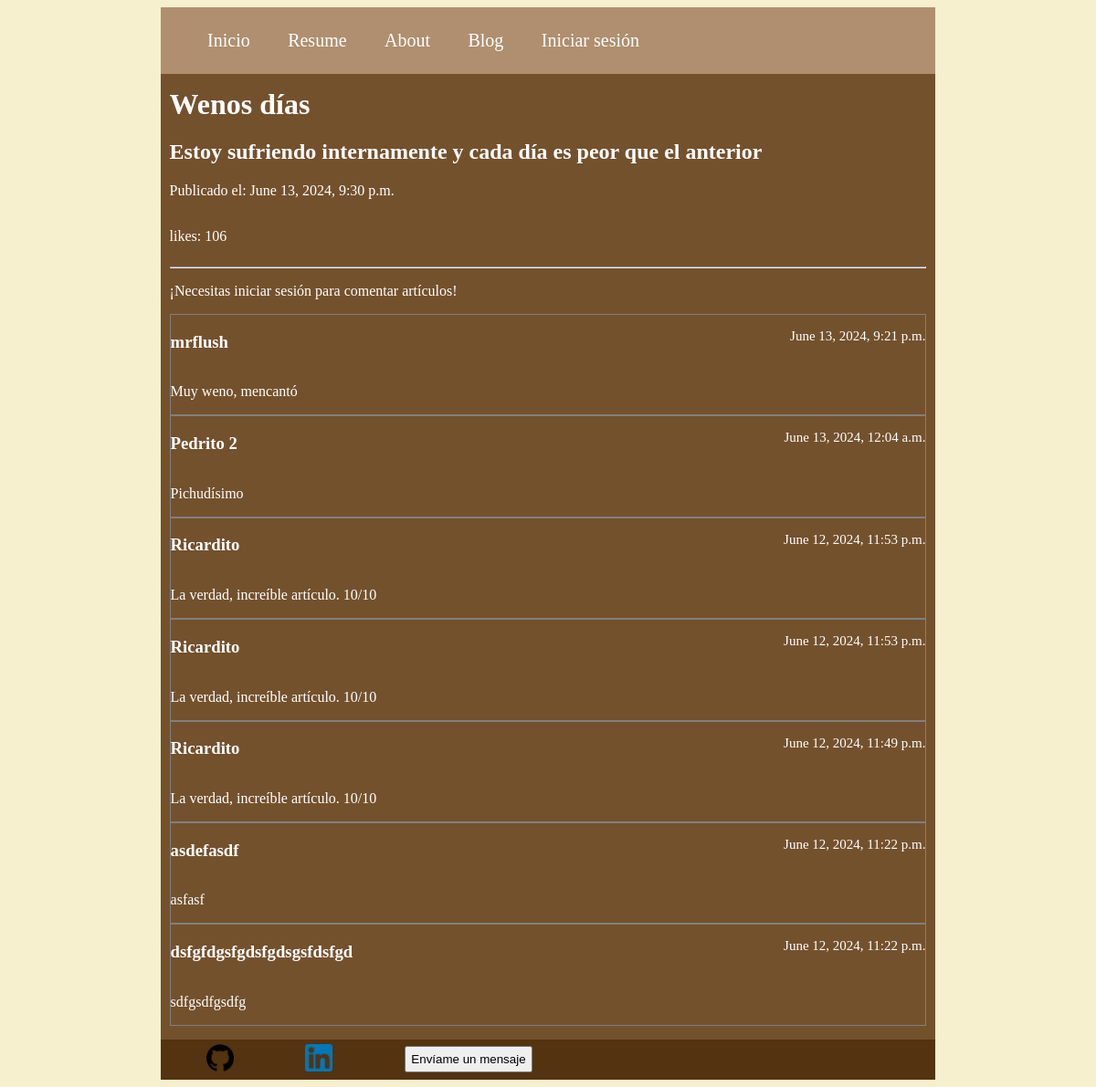
Page /articulo/1 on the committed database.
### Informacion/models.py (models this page shows)
class Articulo(models.Model):
    titulo = models.CharField(max_length=100)
    contenido = models.CharField(max_length=5000)
    fecha_publicacion = models.DateTimeField(auto_now=True)
    likes = models.IntegerField()

class Comentario(models.Model):
    articulo = models.ForeignKey(Articulo, on_delete=models.CASCADE)
    contenido = models.CharField(max_length=2000)
    autor = models.CharField(max_length=500)
    fecha_publicacion = models.DateTimeField(auto_now=True)

### Informacion/views.py (the view)
# urls.py: path("articulo/<int:id>", views.articulo, name="articulo"),
def articulo(request, id):
    articulo = get_object_or_404(Articulo, pk=id)
    if request.method == 'POST' :
        Comentario.objects.create(autor = request.POST['autor'],
                                contenido = request.POST['cuerpo'], articulo = articulo)
        return HttpResponseRedirect(reverse("Informacion:articulo", args=(id,)))
    comentarios = articulo.comentario_set.order_by("-fecha_publicacion")
    return render(request, "Informacion/articulo.html", {
        'articulo' : articulo,
        'form' : HacerComentario(),
        'comentarios' : comentarios,
        'id' : id,
    })

### Informacion/templates/Informacion/articulo.html (shortened to what this page needs)
{% extends "Informacion/base.html" %}
{% block contenido %}
{% load static %}
<link rel="stylesheet" href="{% static 'styles/articulo.css' %}">
<h1>{{articulo.titulo}}</h1>
<h2>{{articulo.contenido}}</h2>
<p>Publicado el: {{articulo.fecha_publicacion}}</p>
<div class="likes">
    <p>likes: {{articulo.likes}}</p>
</div>
<hr>
{% if user.is_authenticated %}
<form method="POST">
    <p>¡Comenta sobre este artículo!</p>
    {% csrf_token %}
    <label>Cuerpo del comentario</label> <br>
    {{ form.cuerpo }}
    <input type="hidden" name="autor" value="{{user.get_username}}">
    <button>Enviar</button>
</form>
{% else %}
<p>¡Necesitas iniciar sesión para comentar artículos!</p>
{% endif %}
{% for comentario in comentarios  %}
    <div class="comentario">
        <div class="primera-linea">
            <h3>{{comentario.autor}}</h3>
            <p class="fecha">{{comentario.fecha_publicacion}}</p>
        </div>
        <p>{{comentario.contenido}}</p>
    </div>
{% endfor %}
{% endblock contenido %}

### Informacion/static/styles/main.css (style rules this page uses)
body { background-color: #f7f0cf; justify-content: center; color: white; }
.contenido h1 { margin: 0% }

### Informacion/static/styles/articulo.css (style rules this page uses)
.comentario { border: 1px solid gray; }
.primera-linea { display: flex; justify-content: space-between; }
.fecha { font-size: 15px; }
.likes { display: flex; justify-items: center; }

### rows in the picture
Articulo: titulo "Wenos días", contenido "Estoy sufriendo internamente y cada día es peor que el anterior", fecha_publicacion "June 13, 2024, 9:30 p.m.", likes "106"
Comentario: autor "mrflush", fecha_publicacion "June 13, 2024, 9:21 p.m.", contenido "Muy weno, mencantó"
Comentario: autor "Pedrito 2", fecha_publicacion "June 13, 2024, 12:04 a.m.", contenido "Pichudísimo"
Comentario: autor "Ricardito", fecha_publicacion "June 12, 2024, 11:53 p.m.", contenido "La verdad, increíble artículo. 10/10"
Comentario: autor "Ricardito", fecha_publicacion "June 12, 2024, 11:53 p.m.", contenido "La verdad, increíble artículo. 10/10"
Comentario: autor "Ricardito", fecha_publicacion "June 12, 2024, 11:49 p.m.", contenido "La verdad, increíble artículo. 10/10"
Comentario: autor "asdefasdf", fecha_publicacion "June 12, 2024, 11:22 p.m.", contenido "asfasf"
Comentario: autor "dsfgfdgsfgdsfgdsgsfdsfgd", fecha_publicacion "June 12, 2024, 11:22 p.m.", contenido "sdfgsdfgsdfg"
